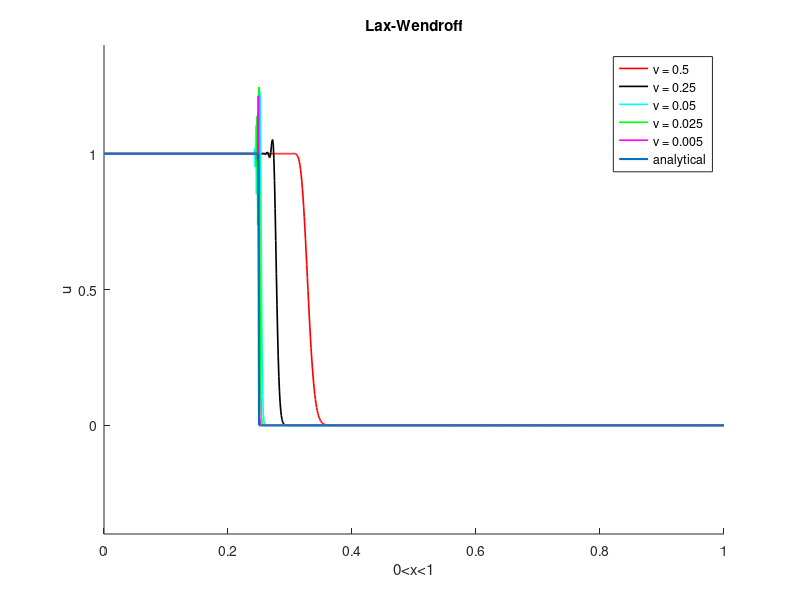

Write the MATLAB code that produced this figure.
clc
clear all
close all

 L = 1;%[0,1]
 delta_x = 0.001*L ;%mesh makani(mitavand riztar ham shavad.)

 
 a = 0.5 ;%Defined, but can be changed
  
 x = 0.0 : delta_x : L ;
  X = length(x) ;

delta_t=[0.001,0.0005,0.0001,0.00005,0.00001];  %%riz kardan mesh(zamani)
col=['r','k','c','g','m']
error = zeros(X,1) ;
for i = 1 : length(delta_t)
    
     %dt and dx 
  x = 0.0 : delta_x : L ;
  X = length(x) ;
  dt = delta_t(i) ;
  total_time = 100 ;
  
  %pre defining matrix
  u = zeros(X,1) ;
  analytical = zeros(X,1) ;
  error = zeros(5,X) ;
    
 
  %nu=alfa*dt/dx
  nu = [a*delta_t(1)/delta_x, a*delta_t(2)/delta_x, a*delta_t(3)/delta_x, a*delta_t(4)/delta_x, a*delta_t(5)/delta_x] ; 
  
  for ix = 1 : X
      if (x(ix)<0.25)
          u(ix) = 1.0 ;
      else 
          u(ix) = 0.0 ;
      end
  end
  
  
  for it = 1 : total_time
%       for ix = 2 : X-1
%         u(ix) = 0.5*((u(ix+1) + u(ix-1)) - (a*dt/delta_x)*(u(ix+1) - u(ix-1))) ;  %discritization
%          
%       end
u(1) = 1 ;
      for ix = 2 : X-1
        u(ix) = u(ix)-(a*0.5*dt/delta_x)*((u(ix+1)-u(ix-1))) + 0.5*a^2.0*dt^2.0*((u(ix+1)-2.0*u(ix)+u(ix-1)))/(delta_x^2) ;
      end  
     % u0 = u ;
    
      
        for ix = 1 : X
      if ( x(ix)<0.25)
          analytical(ix) = 1.0 ;
      else 
          analytical(ix) = 0.0 ;
      end
  end
      
  end
  
    hold on
    plot (x,u,col(i),'linewidth',1.2)
    axis([0 1 0 1])
    
    
    xlabel 0<x<1
    ylabel u
    title 'Lax-Wendroff'
  error(i,ix) = abs(u(ix)-analytical(ix))
end
plot(x,analytical,'linewidth',1.5)
xlim([0 1])
ylim([-0.4 1.4])
legend('\nu = 0.5','\nu = 0.25','\nu = 0.05','\nu = 0.025','\nu = 0.005', 'analytical')
